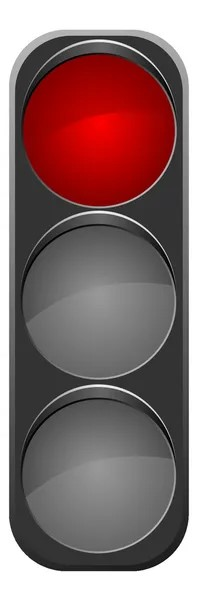
#> input picture front-end/admin/src/assets/img/danger.jpg, 198 x 594 px
$ python -i processFindContours.py   (imports and definitions only)
#> lines starting #> are read from the running program, lines starting #| are printed output that depends on the picture; after the words box and inside, x2 and y2 are one past the last pixel; in counts of white or black regions, pixels touching at a corner belong together
#> further down, picture is the input picture: shape (594, 198, 3); mean B, G, R 108.4, 108.4, 133.5
import cv2

"""cv2.cvtColor()
método se utiliza para convertir una imagen de un espacio de color a otro.

Sintaxis: cv2.cvtColor(src, code [, dst [, dstCn]])

Parámetros:
src: Es la imagen cuyo espacio de color se va a cambiar.
código: es el código de conversión del espacio de color.
dst: es la imagen de salida del mismo tamaño y profundidad que la imagen src. Es un parámetro opcional.
dstCn: Es el número de canales en la imagen de destino. Si el parámetro es 0, el número de canales se deriva automáticamente de src y código. Es un parámetro opcional.

Valor de retorno: Devuelve una imagen.
"""


def _gray_scale(img):
    return cv2.cvtColor(img, cv2.COLOR_BGR2GRAY)
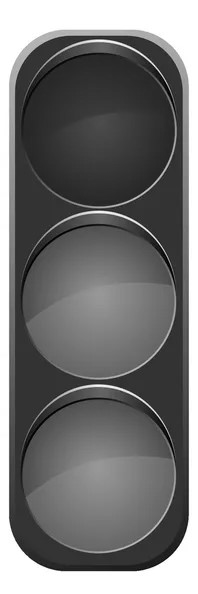
#> returned value: shape (594, 198); min 0, max 255, mean 115.9


"""cv2.GaussianBlur()
método se utiliza para aplicar el suavizado gaussiano en la imagen de origen de entrada

Sintaxis: cv2.GaussianBlur(src, ksize, sigmaX[, dst[, sigmaY[, borderType=BORDER_DEFAULT]]] )

Parámetros:
src: imagen de entrada
dst: imagen de salida
ksize: Tamaño de kernel gaussiano. [anchura altura]. alto y ancho deben ser impares y pueden tener valores diferentes. Si ksize se establece en [0 0], entonces ksize se calcula a partir de valores sigma.
sigmaX: Desviación estándar del núcleo a lo largo del eje X (dirección horizontal)
sigmaY: Desviación estándar del kernel a lo largo del eje Y (dirección vertical). Si sigmaY=0, entonces se toma el valor sigmaX para sigmaY
borderType: Especifica los límites de la imagen mientras se aplica kernel en los bordes de la imagen. Los valores posibles son: cv.BORDER_CONSTANT cv.BORDER_REPLICATE cv.BORDER_REFLECT cv.BORDER_WRAP cv.BORDER_REFLECT_101 cv.BORDER_TRANSPARENT cv.BORDER_REFLECT101 cv.BORDER_DEFAULT cv.BORDER_ISOLATED
"""


def _gaussian_blur(img):
    return cv2.GaussianBlur(_gray_scale(img), (5, 5), 0)
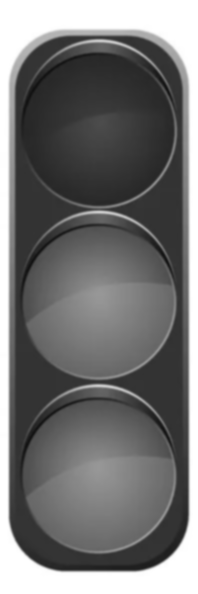
#> returned value: shape (594, 198); min 18, max 255, mean 115.9


"""cv2.Canny()
método se utiliza para detectar los bordes de una imagen.

Sintaxis: cv2.Canny(image, T_lower, T_upper, aperture_size, L2Gradient)

Parámetros:
image: imagen de entrada a la que se aplicará el filtro Canny
T_lower: Valor de umbral inferior en Hysteresis Thresholding
T_upper: Valor de umbral superior en Hysteresis Thresholdin
aperture_size: Tamaño de apertura del filtro Sobel.
L2Gradient: Parámetro booleano utilizado para mayor precisión en el cálculo de Edge Gradient.
"""


def _moothing_edge(img):
    return cv2.Canny(_gaussian_blur(img), 100, 200)
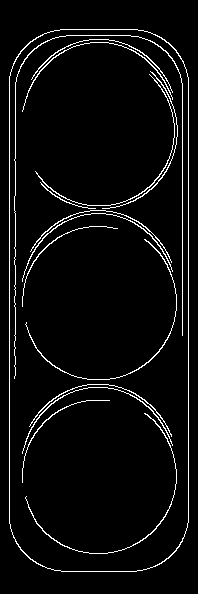
#> returned value: shape (594, 198); 4.4% white in thin lines or dots, all inside (x1, y1, x2, y2) = (9, 29, 189, 572)


"""ccv2.findContours()
método se utiliza para encontrar los contornos de los objetos detectados.

Sintaxis: cv2.findContours(image, mode, method[, contours[, hierarchy[, offset ]]])

Parámetros:
image: imagen que busca el contorno
mode: representa el modo de recuperación del contorno. Hay cuatro tipos (la nueva interfaz cv2 presentada en este artículo):
cv2.RETR_EXTERNAL significa solo detectar el contorno exterior
El contorno detectado por cv2.RETR_LIST no establece una relación jerárquica
cv2.RETR_CCOMP establece dos niveles de contorno, la capa superior es el límite externo y la capa interna es la información del límite del agujero interno. Si hay un objeto conectado en el orificio interno, el límite de este objeto también está en la capa superior.
cv2.RETR_TREE establece el esquema de una estructura de árbol jerárquica.
method: método aproximado del contorno.
cv2.CHAIN_APPROX_NONE almacena todos los puntos de contorno, la diferencia de posición de píxeles entre dos puntos adyacentes no es más de 1, es decir, max (abs (x1-x2), abs (y2-y1)) == 1
cv2.CHAIN_APPROX_SIMPLE comprime los elementos en las direcciones horizontal, vertical y diagonal, y solo retiene las coordenadas finales en esa dirección. Por ejemplo, un contorno rectangular solo necesita 4 puntos para guardar la información del contorno
cv2.CHAIN_APPROX_TC89_L1, CV_CHAIN_APPROX_TC89_KCOS usa el algoritmo de aproximación de cadena de teh-Chinl

Valor de retorno: devuelve dos valores, uno es el contorno mismo y el otro es la propiedad correspondiente a cada contorno.
"""


def find_contours(img):
    return cv2.findContours(_moothing_edge(img), cv2.RETR_EXTERNAL, cv2.CHAIN_APPROX_SIMPLE)

def invert_image(img):
    return cv2.bitwise_not(_moothing_edge(img))

>>> import cv2
>>> picture = cv2.imread('../../front-end/admin/src/assets/img/danger.jpg')
>>> result = find_contours(picture)
#> result = 1 contour; box (x1, y1, x2, y2) and area: (9, 29, 189, 572) 94282
